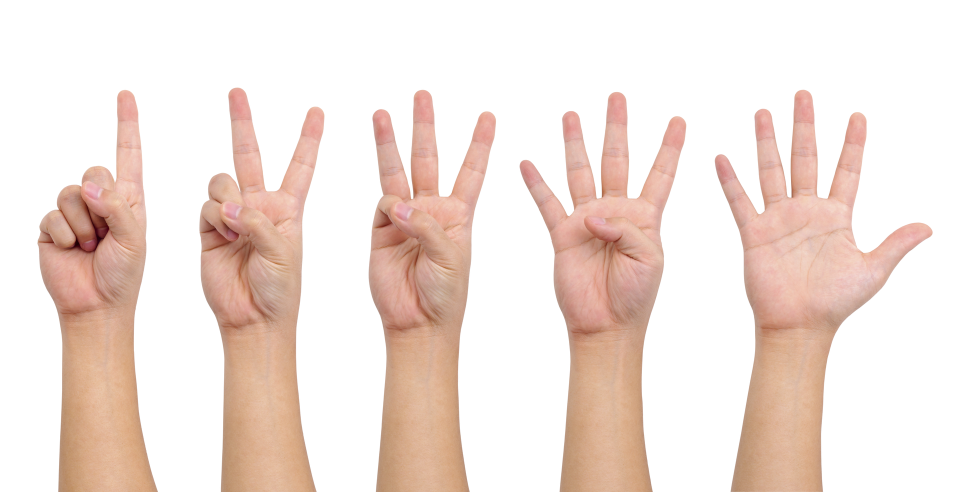
#> input picture Lab_2/5Steps.jpg, 1950 x 984 px (shown at 1/2 size)
$ jupyter execute count_finger_practice.ipynb   (shell and % lines are left out)
#> lines starting #> are read from the running program, lines starting #| are printed output that depends on the picture; after the words box and inside, x2 and y2 are one past the last pixel; in counts of white or black regions, pixels touching at a corner belong together
##MAIN TASK : try to detect your fingers and count the numbers what you are going to show and display it.

[cell 1]
import cv2
import matplotlib.pyplot as plt
import numpy as np
from sklearn.metrics import pairwise
#from google.colab.patches import cv2_imshow

##The image of hands with different number of straightened fingers is given.

[cell 2]
# download image

##The parameters of one region of interest (ROI) are given. But you need to create ROI for each hand

[cell 3]
# Vertex of the region of interest (ROI)
roi_left   = 350+340 # x1
roi_top    = 70  # y1
# Opposite to first vertex
roi_right  = 700+320 # x2
roi_bottom = 700 # y2

[cell 4]
img = cv2.imread("5Steps.jpg")
#> img is the input picture: shape (984, 1950, 3); mean B, G, R 218.1, 225.5, 241.2
img = cv2.cvtColor(img, cv2.COLOR_BGR2RGB)
plt.figure(figsize = (20, 7))
cv2.rectangle(img, pt1=(roi_left,roi_top), pt2=(roi_right,roi_bottom), color=(0,255,0), thickness=5)
#> img: shape (984, 1950, 3); mean R, G, B 239.4, 225.5, 216.4
plt.imshow(img)

##Segmenting the ROI (Hand)
The background image will be subtracted from the current image. Hence the Region of Interest will be detected using Contours in black and white image.

[cell 5]
def segment(gray_frame, threshold = 229):
    ret, thresholded_img = cv2.threshold(gray_frame, threshold, 255, cv2.THRESH_BINARY_INV)
    contours, hierarchy = cv2.findContours(thresholded_img.copy(), cv2.RETR_EXTERNAL, cv2.CHAIN_APPROX_SIMPLE)

    if len(contours) == 0:
        return None
    else:
        #Assuming the largest external contour in roi is the hand
        hand_segment = max(contours, key = cv2.contourArea)
        return (thresholded_img, hand_segment)

## TASK 1 : Write the missing code!

##Counting Fingers
Now each hand is detected but to count the numbers based on your fingers we still miss to segment separate fingers. Only then when one finger is folded we can use keep a track and count it. To do that we are going to use Convex hull function. Using Convex hull we wil be able to find the extreme point of your detected hand and then based on contours and extreme positions our job will become easier to count.

[cell 6]
#Function to count fingers using Convexhull

def count_fingers(thresholded_img, hand_segment):

    conv_hull = cv2.convexHull(hand_segment)

    #most extreme top,bottom,left and right points
    top    = tuple(conv_hull[conv_hull[:, :, 1].argmin()][0])
    bottom = tuple(conv_hull[conv_hull[:, :, 1].argmax()][0])
    left   = tuple(conv_hull[conv_hull[:, :, 1].argmin()][0])
    right  = tuple(conv_hull[conv_hull[:, :, 1].argmax()][0])

    #finding center point
    cx = (left[0] + right[0]) // 2
    cy = (top[1] + bottom[1]) // 2

    #calculate distance from center to all extreme points
    distance = pairwise.euclidean_distances([(cx,cy)], Y=[left,right,top,bottom])[0]

    #calculate one of the max distance
    max_distance = distance.max()

    #create circle
    radius = int(0.8 * max_distance)
    circumference = (2 * np.pi * radius)

    circular_roi = np.zeros(thresholded_img.shape[:2],dtype='uint8')

    cv2.circle(circular_roi, (cx,cy), radius, 255, 10)

    circular_roi = cv2.bitwise_and(thresholded_img,thresholded_img, mask = circular_roi)

    contours, hierarchy = cv2.findContours(circular_roi.copy(), cv2.RETR_EXTERNAL, cv2.CHAIN_APPROX_NONE)

    count = 0

    for cnt in contours:
        (x, y, w, h) = cv2.boundingRect(cnt)
        out_of_wrist = ((cy + (cy * 0.3)) > (y + h))
        limit_points = ((circumference * 0.3) > cnt.shape[0])
        if out_of_wrist and limit_points:
            count += 1

    return count

##TASK 2 : Visualize the results of intermediate calculations of this function!

##TASK 3 : You need to draw the contour and area of interest, as well as the counting result for one of the hands. Write the missing code!

[cell 7]
frame = cv2.imread("5Steps.jpg")
frame_copy = frame.copy()

roi = cv2.rectangle(frame_copy, (roi_left,roi_top), (roi_right,roi_bottom), (0,255,0), 5)

roi = frame[roi_top:roi_bottom, roi_left:roi_right]
#> roi: shape (630, 330, 3)

gray_roi = cv2.cvtColor(roi, cv2.COLOR_BGR2GRAY)

hand = segment(gray_roi)
#> in segment, `ret, thresholded_img = cv2.threshold(gray_frame, threshold, 255, cv2.T..`:
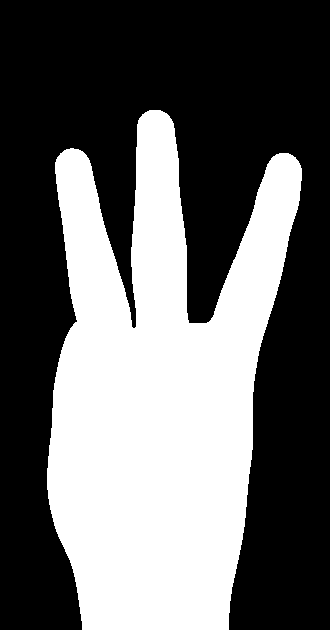
#> thresholded_img: shape (630, 330); 40.1% white; 1 white region
#> in segment, `ret, thresholded_img = cv2.threshold(gray_frame, threshold, 255, cv2.T..`: ret = 229
#> in segment, `contours, hierarchy = cv2.findContours(thresholded_img.copy(), cv2.RET..`: contours = 1 contour; box (x1, y1, x2, y2) and area: (47, 110, 302, 630) 82322
#> in segment, `hand_segment = max(contours, key = cv2.contourArea)`: hand_segment = contour of 645 points, box (x1, y1, x2, y2) (47, 110, 302, 630), area 82322

thresholded, hand_segment = hand

cv2.drawContours(frame_copy, [hand_segment + [roi_left, roi_top]], -1, (0, 0, 255), 8)
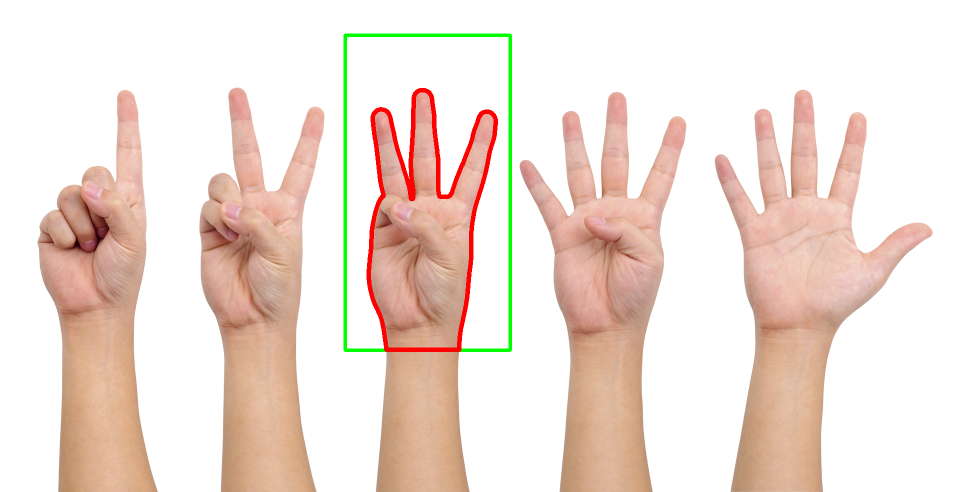
#> frame_copy: shape (984, 1950, 3) (shown at 1/2 size); mean B, G, R 214.7, 223.6, 239.8
fingers = count_fingers(thresholded, hand_segment)
#> in count_fingers, `conv_hull = cv2.convexHull(hand_segment)`: conv_hull = contour of 24 points, box (x1, y1, x2, y2) (47, 110, 302, 630), area 106316
#> in count_fingers, `top    = tuple(conv_hull[conv_hull[:, :, 1].argmin()][0])`: top = (160, 110)
#> in count_fingers, `bottom = tuple(conv_hull[conv_hull[:, :, 1].argmax()][0])`: bottom = (228, 629)
#> in count_fingers, `left   = tuple(conv_hull[conv_hull[:, :, 1].argmin()][0])`: left = (160, 110)
#> in count_fingers, `right  = tuple(conv_hull[conv_hull[:, :, 1].argmax()][0])`: right = (228, 629)
#> in count_fingers, `cx = (left[0] + right[0]) // 2`: cx = 194
#> in count_fingers, `cy = (top[1] + bottom[1]) // 2`: cy = 369
#> in count_fingers, `distance = pairwise.euclidean_distances([(cx,cy)], Y=[left,right,top,b..`: distance = [261.2, 262.2, 261.2, 262.2]
#> in count_fingers, `max_distance = distance.max()`: max_distance = 262.2
#> in count_fingers, `radius = int(0.8 * max_distance)`: radius = 209
#> in count_fingers, `circumference = (2 * np.pi * radius)`: circumference = 1313.2
#> in count_fingers, `circular_roi = cv2.bitwise_and(thresholded_img,thresholded_img, mask =..`:
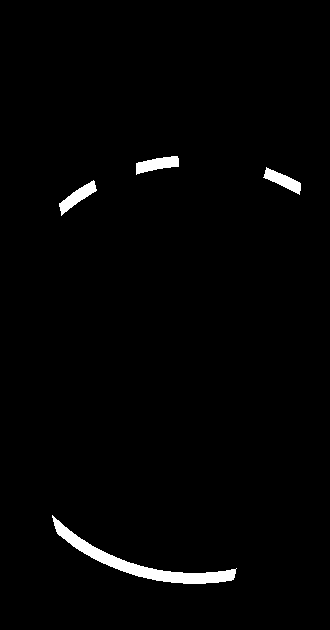
#> circular_roi: shape (630, 330); 1.7% white; 4 white regions
#> in count_fingers, `contours, hierarchy = cv2.findContours(circular_roi.copy(), cv2.RETR_E..`: contours = 4 contours; box (x1, y1, x2, y2) and area: (52, 515, 237, 584) 1948, (59, 180, 97, 216) 426, (136, 156, 179, 175) 425, (263, 167, 301, 195) 386
#> the loop in count_fingers, `for cnt in contours:` made 4 passes
#> (x, y, w, h, out_of_wrist) on passes 1 to 4: (52, 515, 185, 69, False), (59, 180, 38, 36, True), (263, 167, 38, 28, True), (136, 156, 43, 19, True)
#> after the loop in count_fingers, `for cnt in contours:`: count = 3
#> fingers = 3

cxText = int(((roi_right - roi_left) / 2) + roi_left)
cyText = int(((roi_bottom - roi_top) / 10) + roi_top)

cv2.putText(frame_copy, str(fingers), (cxText, cyText), cv2.FONT_HERSHEY_SIMPLEX, 1, (255, 0, 0), 2)
#> frame_copy: shape (984, 1950, 3); 0.01% of pixels changed, all inside (x1, y1, x2, y2) = (857, 111, 874, 135)

frame_copy = cv2.cvtColor(frame_copy, cv2.COLOR_BGR2RGB)

plt.figure(figsize = (20, 7))
plt.imshow(frame_copy, 'gray', vmin = 0, vmax = 255)

##TASK 4 : You need to draw the contour, the area of interest, as well as the cointing result for each of the hands. Write the missing code! If the count_fingers function does not work correctly, edit the function!

[cell 8]
frame = cv2.imread("5Steps.jpg")
frame_copy = frame.copy()

# Vertexes of the region of interest (ROI) for each hand
hand_0_roi_left = 50
hand_0_roi_right = 50+290
hand_0_roi_top = 70
hand_0_roi_bottom = 700

hand_1_roi_left = 360
hand_1_roi_right = 360+320
hand_1_roi_top = 70
hand_1_roi_bottom = 700

hand_2_roi_left = 700
hand_2_roi_right = 700+310
hand_2_roi_top = 70
hand_2_roi_bottom = 700

hand_3_roi_left = 1025
hand_3_roi_right = 1025+365
hand_3_roi_top = 70
hand_3_roi_bottom = 700

hand_4_roi_left = 1405
hand_4_roi_right = 1405+480
hand_4_roi_top = 70
hand_4_roi_bottom = 700

#Draw rectange around each hand's ROI
hand_0_roi = cv2.rectangle(frame_copy, (hand_0_roi_left,hand_0_roi_top),
    (hand_0_roi_right,hand_0_roi_bottom), (0,255,0), 5)
hand_1_roi = cv2.rectangle(frame_copy, (hand_1_roi_left,hand_1_roi_top),
    (hand_1_roi_right,hand_1_roi_bottom), (0,255,0), 5)
hand_2_roi = cv2.rectangle(frame_copy, (hand_2_roi_left,hand_2_roi_top),
    (hand_2_roi_right,hand_2_roi_bottom), (0,255,0), 5)
hand_3_roi = cv2.rectangle(frame_copy, (hand_3_roi_left,hand_3_roi_top),
    (hand_3_roi_right,hand_3_roi_bottom), (0,255,0), 5)
hand_4_roi = cv2.rectangle(frame_copy, (hand_4_roi_left,hand_4_roi_top),
    (hand_4_roi_right,hand_4_roi_bottom), (0,255,0), 5)

#Store ROI values for each hand
hand_0_roi = frame[hand_0_roi_top:hand_0_roi_bottom, hand_0_roi_left:hand_0_roi_right]
#> hand_0_roi: shape (630, 290, 3)
hand_1_roi = frame[hand_1_roi_top:hand_1_roi_bottom, hand_1_roi_left:hand_1_roi_right]
#> hand_1_roi: shape (630, 320, 3)
hand_2_roi = frame[hand_2_roi_top:hand_2_roi_bottom, hand_2_roi_left:hand_2_roi_right]
#> hand_2_roi: shape (630, 310, 3)
hand_3_roi = frame[hand_3_roi_top:hand_3_roi_bottom, hand_3_roi_left:hand_3_roi_right]
#> hand_3_roi: shape (630, 365, 3)
hand_4_roi = frame[hand_4_roi_top:hand_4_roi_bottom, hand_4_roi_left:hand_4_roi_right]
#> hand_4_roi: shape (630, 480, 3)

#Turn each hand's ROI color to gray
hand_0_gray_roi = cv2.cvtColor(hand_0_roi, cv2.COLOR_BGR2GRAY)
hand_1_gray_roi = cv2.cvtColor(hand_1_roi, cv2.COLOR_BGR2GRAY)
hand_2_gray_roi = cv2.cvtColor(hand_2_roi, cv2.COLOR_BGR2GRAY)
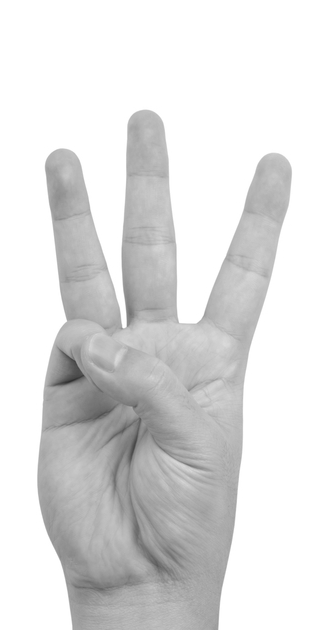
#> hand_2_gray_roi: shape (630, 310); min 46, max 255, mean 220.7
hand_3_gray_roi = cv2.cvtColor(hand_3_roi, cv2.COLOR_BGR2GRAY)
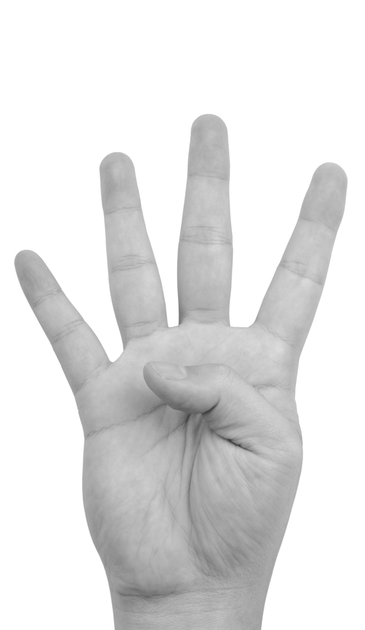
#> hand_3_gray_roi: shape (630, 365); min 55, max 255, mean 225.5
hand_4_gray_roi = cv2.cvtColor(hand_4_roi, cv2.COLOR_BGR2GRAY)
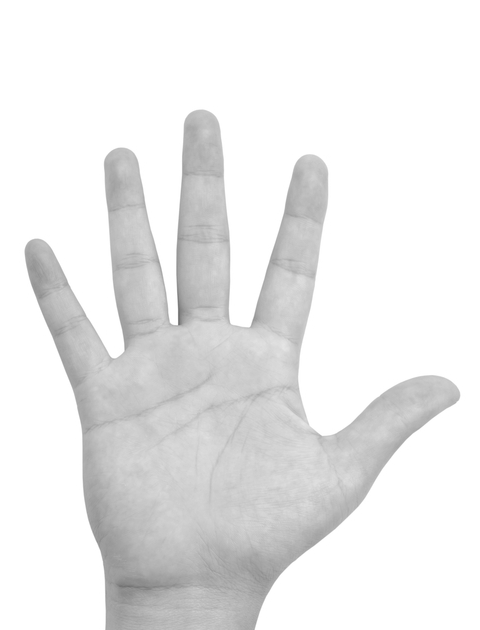
#> hand_4_gray_roi: shape (630, 480); min 112, max 255, mean 233.8

#Find contour for each hand
hand_0 = segment(hand_0_gray_roi)
#> in segment (call 2), `contours, hierarchy = cv2.findContours(thresholded_img.copy(), cv2.RET..`: contours = 1 contour; box (x1, y1, x2, y2) and area: (25, 110, 243, 630) 70357
hand_1 = segment(hand_1_gray_roi)
#> in segment (call 3), `contours, hierarchy = cv2.findContours(thresholded_img.copy(), cv2.RET..`: contours = 1 contour; box (x1, y1, x2, y2) and area: (39, 105, 289, 630) 78584
hand_2 = segment(hand_2_gray_roi)
#> call 4 of segment, with threshold = 229
#> in segment (call 4), `ret, thresholded_img = cv2.threshold(gray_frame, threshold, 255, cv2.T..`:
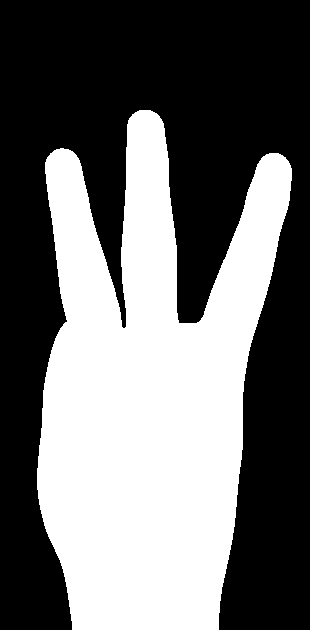
#> thresholded_img: shape (630, 310); 42.7% white; 1 white region
#> in segment (call 4), `contours, hierarchy = cv2.findContours(thresholded_img.copy(), cv2.RET..`: contours = 1 contour; box (x1, y1, x2, y2) and area: (37, 110, 292, 630) 82322
#> in segment (call 4), `hand_segment = max(contours, key = cv2.contourArea)`: hand_segment = contour of 645 points, box (x1, y1, x2, y2) (37, 110, 292, 630), area 82322
hand_3 = segment(hand_3_gray_roi)
#> in segment (call 5), `ret, thresholded_img = cv2.threshold(gray_frame, threshold, 255, cv2.T..`:
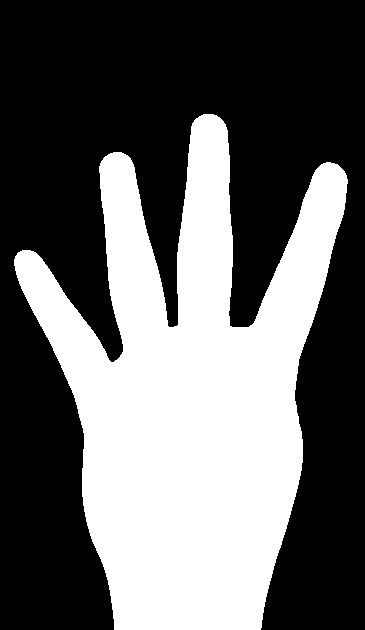
#> thresholded_img: shape (630, 365); 39.1% white; 1 white region
#> in segment (call 5), `contours, hierarchy = cv2.findContours(thresholded_img.copy(), cv2.RET..`: contours = 1 contour; box (x1, y1, x2, y2) and area: (14, 114, 348, 630) 88922
#> in segment (call 5), `hand_segment = max(contours, key = cv2.contourArea)`: hand_segment = contour of 874 points, box (x1, y1, x2, y2) (14, 114, 348, 630), area 88922
hand_4 = segment(hand_4_gray_roi)
#> in segment (call 6), `ret, thresholded_img = cv2.threshold(gray_frame, threshold, 255, cv2.T..`:
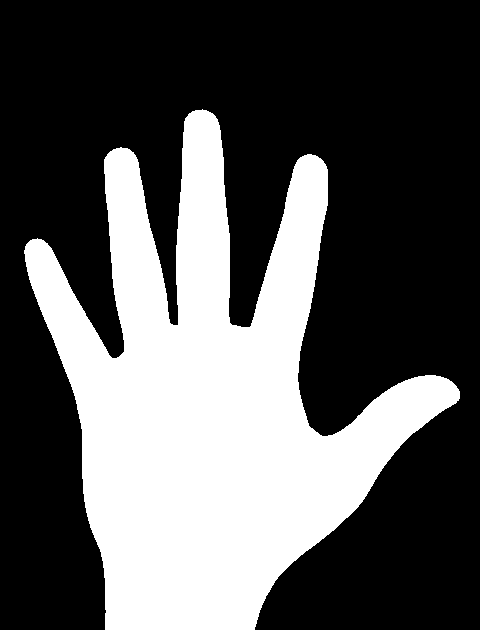
#> thresholded_img: shape (630, 480); 34.3% white; 1 white region
#> in segment (call 6), `contours, hierarchy = cv2.findContours(thresholded_img.copy(), cv2.RET..`: contours = 1 contour; box (x1, y1, x2, y2) and area: (24, 109, 460, 630) 102420
#> in segment (call 6), `hand_segment = max(contours, key = cv2.contourArea)`: hand_segment = contour of 901 points, box (x1, y1, x2, y2) (24, 109, 460, 630), area 102420

#Store ROI and its thresholded image for each hand
hand_0_thresholded, hand_0_segment = hand_0
#> hand_0_segment = contour of 375 points, box (x1, y1, x2, y2) (25, 110, 243, 630), area 70357
hand_1_thresholded, hand_1_segment = hand_1
#> hand_1_segment = contour of 595 points, box (x1, y1, x2, y2) (39, 105, 289, 630), area 78584
hand_2_thresholded, hand_2_segment = hand_2
#> hand_2_segment = contour of 645 points, box (x1, y1, x2, y2) (37, 110, 292, 630), area 82322
hand_3_thresholded, hand_3_segment = hand_3
#> hand_3_segment = contour of 874 points, box (x1, y1, x2, y2) (14, 114, 348, 630), area 88922
hand_4_thresholded, hand_4_segment = hand_4
#> hand_4_segment has the same summary as hand_segment in segment

#Draw contours around each hand
cv2.drawContours(frame_copy, [hand_0_segment + [hand_0_roi_left, hand_0_roi_top]], -1, (0, 0, 255), 8)
cv2.drawContours(frame_copy, [hand_1_segment + [hand_1_roi_left, hand_1_roi_top]], -1, (0, 0, 255), 8)
cv2.drawContours(frame_copy, [hand_2_segment + [hand_2_roi_left, hand_2_roi_top]], -1, (0, 0, 255), 8)
cv2.drawContours(frame_copy, [hand_3_segment + [hand_3_roi_left, hand_3_roi_top]], -1, (0, 0, 255), 8)
cv2.drawContours(frame_copy, [hand_4_segment + [hand_4_roi_left, hand_4_roi_top]], -1, (0, 0, 255), 8)
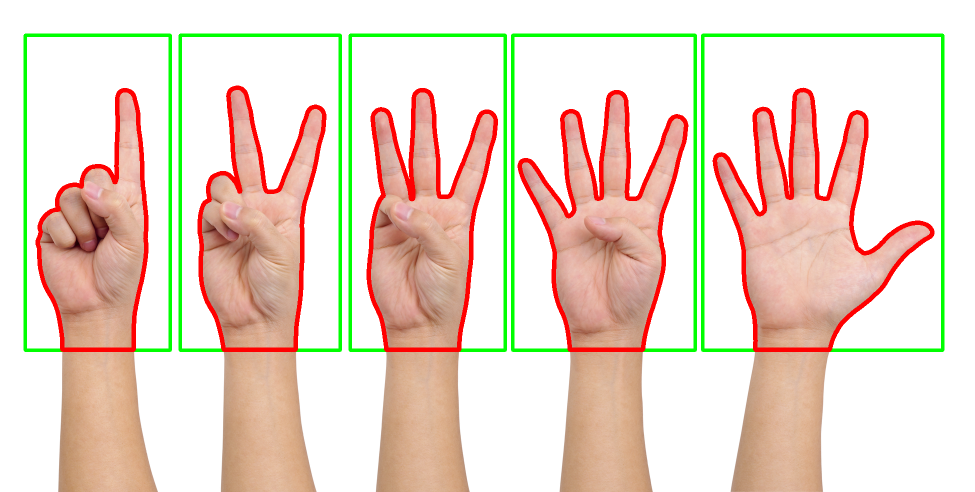
#> frame_copy: shape (984, 1950, 3) (shown at 1/2 size); mean B, G, R 200.7, 216, 233.9

#Count fingers on each hand
hand_0_fingers = count_fingers(hand_0_thresholded, hand_0_segment)
#> (the rest of the program and of its run is left out)
